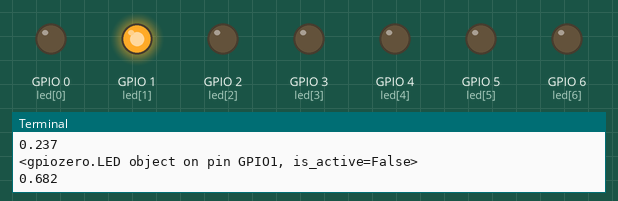
A program run on a simulated Raspberry Pi (BCM pin numbers). On the bench: output pins drawn as LEDs (lit = HIGH), the last lines printed to the terminal. Random numbers come from a fixed seed.

Above: at 0.5 s.
At 3.8 s:
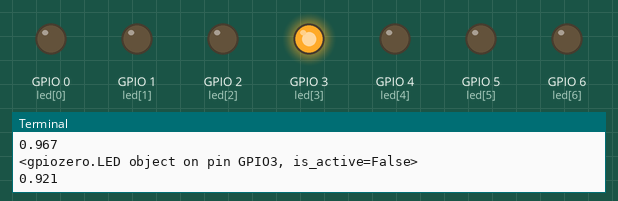
At 10.1 s:
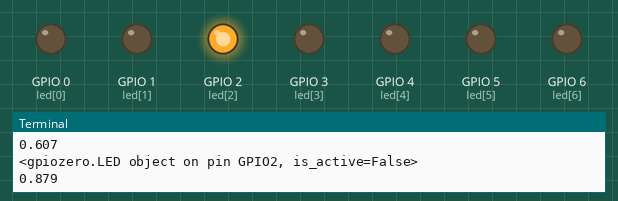
At 16.7 s:
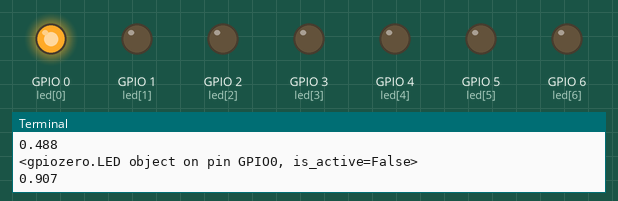
At 21.0 s:
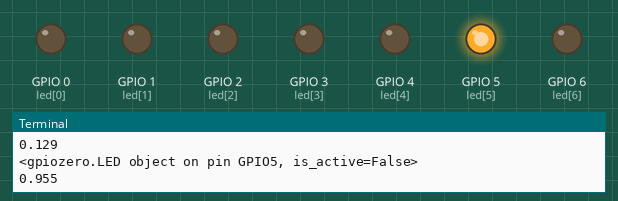
At 36.2 s:
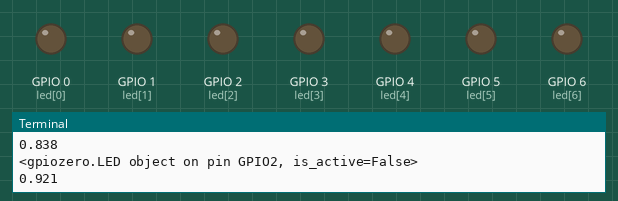
Timing chart, 0 to 40.0 s (numbered marks = the images above):
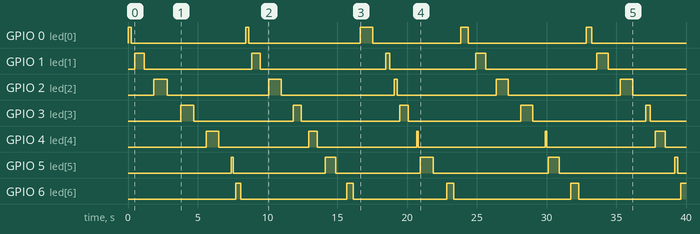

The program:

experiment1.py
```python
from gpiozero import LED
from time import sleep
import random as ran
led = [LED(0),LED(1),LED(2),LED(3),LED(4),LED(5),LED(6)]

while True:
    for y in led:
        x = ran.randint(100,1000)/1000
        print(y)
        print(x)
        y.on()
        sleep(x)
        y.off()
        sleep(x)
```

Measured:
- by itself, GPIO 0 (led[0]): LOW → HIGH at 0.00 s, → LOW 0.24 s later, → HIGH 8.2 s later, → LOW 0.22 s later, … (10 changes in this stretch)
- by itself, GPIO 1 (led[1]): LOW → HIGH at 0.48 s, → LOW 0.68 s later, → HIGH 7.7 s later, → LOW 0.61 s later, … (10 changes in this stretch)
- by itself, GPIO 2 (led[2]): LOW → HIGH at 1.8 s, → LOW 0.97 s later, → HIGH 7.3 s later, → LOW 0.88 s later, … (10 changes in this stretch)
- by itself, GPIO 3 (led[3]): LOW → HIGH at 3.8 s, → LOW 0.92 s later, → HIGH 7.2 s later, → LOW 0.56 s later, … (10 changes in this stretch)
- by itself, GPIO 4 (led[4]): LOW → HIGH at 5.6 s, → LOW 0.88 s later, → HIGH 6.5 s later, → LOW 0.58 s later, … (10 changes in this stretch)
- by itself, GPIO 5 (led[5]): LOW → HIGH at 7.4 s, → LOW 0.16 s later, → HIGH 6.6 s later, → LOW 0.77 s later, … (10 changes in this stretch)
- by itself, GPIO 6 (led[6]): LOW → HIGH at 7.7 s, → LOW 0.36 s later, → HIGH 7.6 s later, → LOW 0.49 s later, … (9 changes in this stretch)
